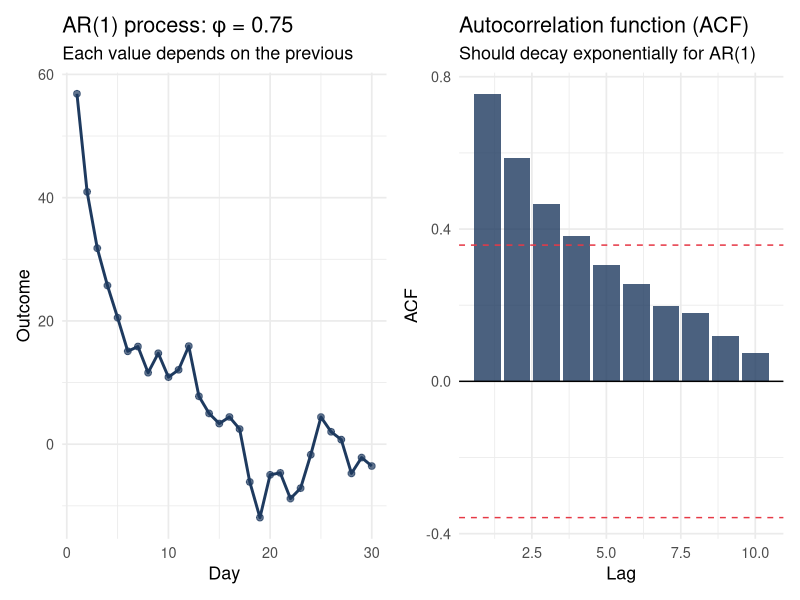
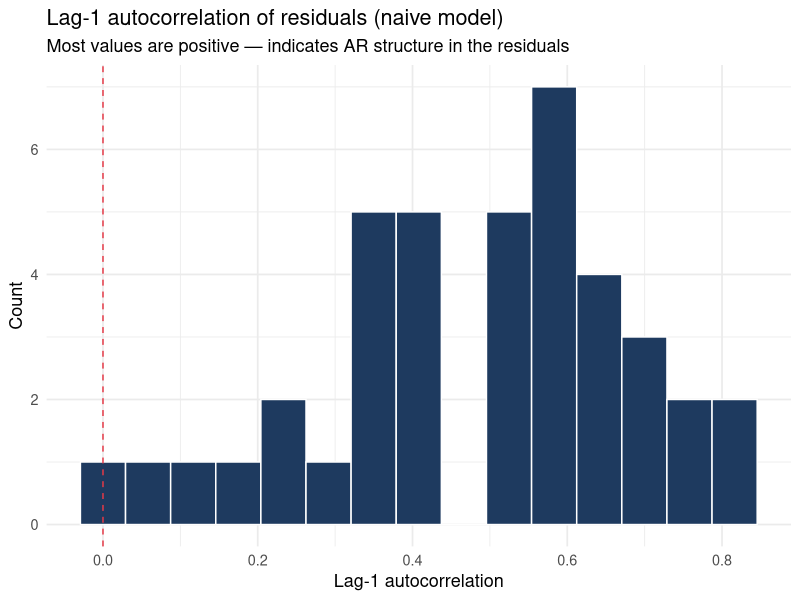
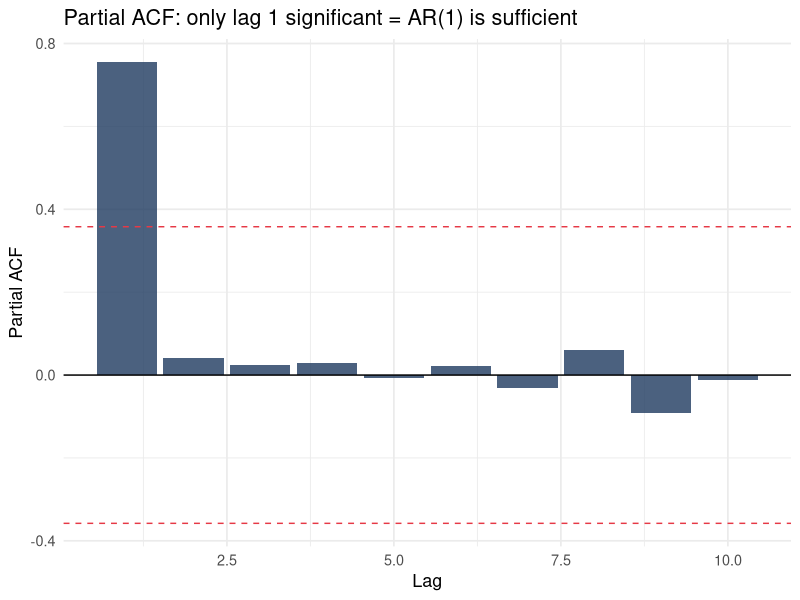

Here is the R script that generated these plots, in order:
## ---- chunk 1
library(tidyverse)
library(nlme)
library(ggplot2)
library(patchwork)
set.seed(42)
## ---- chunk 2
# Simulate AR(1) process for one person over 30 days
phi   <- 0.75
sigma <- 3
n_t   <- 30

Y <- numeric(n_t)
Y[1] <- rnorm(1, 50, 5)
for (t in 2:n_t) Y[t] <- phi * Y[t-1] + rnorm(1, 0, sigma)

p1 <- tibble(t = 1:n_t, Y = Y) |>
  ggplot(aes(x = t, y = Y)) +
  geom_line(color = "#1e3a5f", linewidth = 1) +
  geom_point(size = 2, color = "#1e3a5f", alpha = 0.7) +
  labs(title = paste0("AR(1) process: φ = ", phi),
       subtitle = "Each value depends on the previous",
       x = "Day", y = "Outcome") +
  theme_minimal(base_size = 13)

# ACF plot
acf_vals <- acf(Y, plot = FALSE, lag.max = 10)
p2 <- tibble(lag = 0:10, acf = acf_vals$acf[,1,1]) |>
  filter(lag > 0) |>
  ggplot(aes(x = lag, y = acf)) +
  geom_col(fill = "#1e3a5f", alpha = 0.8) +
  geom_hline(yintercept = 0, color = "black") +
  geom_hline(yintercept = c(-1, 1) * 1.96 / sqrt(n_t),
             linetype = "dashed", color = "#e63946") +
  labs(title = "Autocorrelation function (ACF)",
       subtitle = "Should decay exponentially for AR(1)",
       x = "Lag", y = "ACF") +
  theme_minimal(base_size = 13)

library(patchwork)
p1 + p2
## ---- chunk 3
n_people <- 40
n_days   <- 20

# Simulate multilevel AR(1) data
df_ar <- expand_grid(person = 1:n_people, day = 1:n_days) |>
  arrange(person, day) |>
  group_by(person) |>
  mutate(
    baseline  = rnorm(1, 50, 6),
    ar_resid  = {
      r <- numeric(n_days); r[1] <- rnorm(1, 0, 3)
      for (t in 2:n_days) r[t] <- 0.7 * r[t-1] + rnorm(1, 0, 3)
      r
    },
    Y = baseline + 2 * day / n_days + ar_resid
  ) |>
  ungroup() |>
  mutate(person = factor(person))

# Fit naive model (ignores AR structure)
m_naive <- lme(Y ~ day, random = ~1 | person, data = df_ar)

# Check residual ACF
residuals_df <- data.frame(
  resid  = residuals(m_naive, type = "normalized"),
  person = df_ar$person,
  day    = df_ar$day
)

# Lag-1 autocorrelation per person
lag1_by_person <- residuals_df |>
  group_by(person) |>
  arrange(day) |>
  summarise(lag1 = cor(head(resid, -1), tail(resid, -1)))

ggplot(lag1_by_person, aes(x = lag1)) +
  geom_histogram(fill = "#1e3a5f", color = "white", bins = 15) +
  geom_vline(xintercept = 0, linetype = "dashed", color = "#e63946") +
  labs(
    title    = "Lag-1 autocorrelation of residuals (naive model)",
    subtitle = "Most values are positive — indicates AR structure in the residuals",
    x        = "Lag-1 autocorrelation",
    y        = "Count"
  ) +
  theme_minimal(base_size = 13)
## ---- chunk 4
# Correct model: AR(1) residual structure
m_ar1 <- lme(Y ~ day,
             random      = ~1 | person,
             correlation = corAR1(form = ~day | person),
             data        = df_ar)

# Compare AIC
tibble(
  Model = c("Naive (no AR)", "AR(1)"),
  AIC   = c(AIC(m_naive), AIC(m_ar1)),
  BIC   = c(BIC(m_naive), BIC(m_ar1))
) |>
  knitr::kable(digits = 1, caption = "AR(1) substantially improves model fit")
## ---- chunk 5
# What is the estimated autocorrelation?
intervals(m_ar1, which = "var-cov")$corStruct
## ---- chunk 6
pacf_vals <- pacf(Y, plot = FALSE, lag.max = 10)
tibble(lag = 1:10, pacf = pacf_vals$acf[,1,1]) |>
  ggplot(aes(x = lag, y = pacf)) +
  geom_col(fill = "#1e3a5f", alpha = 0.8) +
  geom_hline(yintercept = 0) +
  geom_hline(yintercept = c(-1, 1) * 1.96 / sqrt(n_t),
             linetype = "dashed", color = "#e63946") +
  labs(title = "Partial ACF: only lag 1 significant = AR(1) is sufficient",
       x = "Lag", y = "Partial ACF") +
  theme_minimal(base_size = 13)
